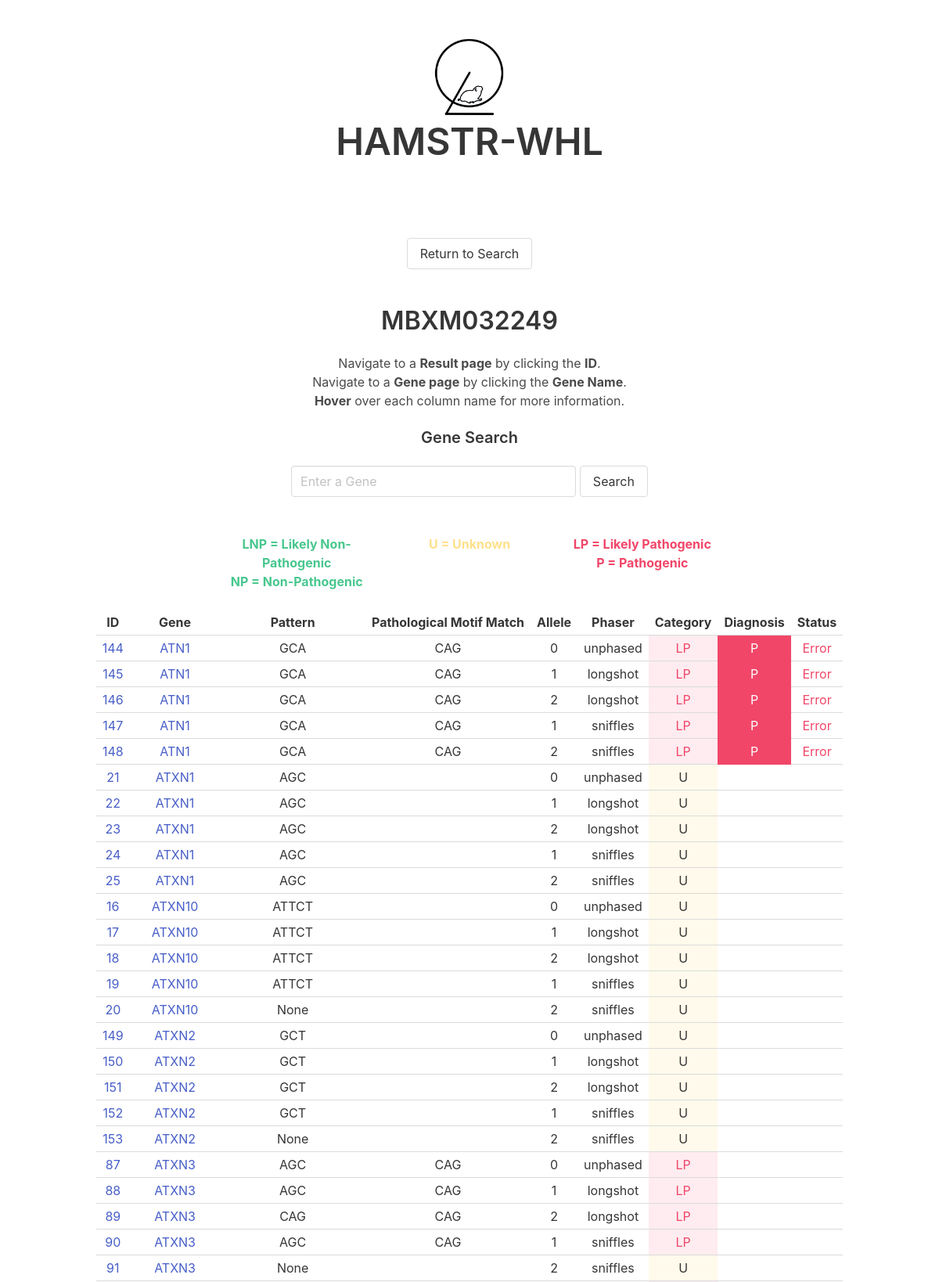
/sample/MBXM032249 (upper part), run on the app's committed database.
### tables this page shows
CREATE TABLE Sample (
	id INTEGER PRIMARY KEY,
	sample VARCHAR(20)
);

CREATE TABLE Result (
	id INTEGER PRIMARY KEY AUTOINCREMENT,
	sample INTEGER NOT NULL,
	gene INTEGER NOT NULL,
	allele INTEGER,
	phaser INTEGER NOT NULL,
	pattern TEXT,
	motif INTEGER,
	numRepeats REAL,
	match INTEGER,
	score INTEGER,
	category TEXT CHECK(category IN ('Likely Pathogenic', 'Likely Non-Pathogenic', 'Unknown')) NULL DEFAULT NULL,
	sequence TEXT,
	FOREIGN KEY (sample) REFERENCES Sample(id),
	FOREIGN KEY (gene) REFERENCES Gene(id),
	FOREIGN KEY (motif) REFERENCES Motif(id),
	FOREIGN KEY (phaser) REFERENCES Phaser(id)
);

CREATE TABLE Gene (
  id INTEGER PRIMARY KEY AUTOINCREMENT,
  name VARCHAR(10) UNIQUE NOT NULL,
  chromosome VARCHAR(10) NOT NULL,
  phenotype TEXT,
  inheritanceMode VARCHAR(2) CHECK(inheritanceMode IN ('AD', 'AR', 'XL', 'CMPLX')) NULL DEFAULT NULL,
  startCoordHG38 VARCHAR(12),
  endCoordHG38 VARCHAR(12)
);

CREATE TABLE Motif (
  id INTEGER PRIMARY KEY AUTOINCREMENT,
  gene INTEGER NOT NULL,
  pattern VARCHAR(10) NOT NULL,
  size INTEGER,
  pathMin INTEGER,
  pathMax INTEGER,
  FOREIGN KEY (gene) REFERENCES Gene(id)
);

### app.py (the view, shortened to what this page needs)
@app.route("/sample/<sample>", methods=["POST", "GET"])
def get_sample(sample):
    error = None
    search_error = None
    gene_results = None
    conn = get_db()
    results = get_sample_results(sample, conn)
    if not results:
        error = "No results found for " + sample
    return render_template("sample_page.html", sample=sample, results=results,
                           error=error, search_error=search_error,
                           gene_results=gene_results)

### app.py (called while the page is built)
def get_db():
    db = getattr(g, '_database', None)
    if db is None:
        db = g._database = sqlite3.connect(DATABASE)
    return db

@app.teardown_appcontext
def close_connection(exception):
    db = getattr(g, '_database', None)
    if db is not None:
        db.close()

### data_reader.py (called while the page is built)
def get_sample_id(conn, sample):
    cur = conn.cursor()
    cur.execute("SELECT id FROM Sample WHERE sample LIKE ?;", (sample,))
    id = cur.fetchone()
    if id is not None:
        return id[0]
    return id

def get_sample_results(sample, conn):
    sample = get_sample_id(conn, sample)
    if sample is None:
        return None
    cur = conn.cursor()
    cur.execute("SELECT r.id, g.name, r.pattern, m.pattern, m.pathMin, " +
                "m.pathMax, r.numRepeats, r.allele, r.phaser, r.category, " +
                "s.diagnosis, s.status FROM Result r " +
                "LEFT JOIN Gene g ON r.gene = g.id " +
                "LEFT JOIN Motif m ON r.motif = m.id " +
                "LEFT JOIN Status s ON s.gene = g.id AND s.sample = r.sample" +
                " WHERE r.sample LIKE ? " +
                "ORDER BY g.name ASC", (sample,))
    results = cur.fetchall()
    return results

### templates/sample_page.html (shortened to what this page needs)
<!DOCTYPE html>
<html lang="en" dir="ltr">
  <head>
    <link rel="stylesheet" href="https://cdn.jsdelivr.net/npm/bulma@0.9.1/css/bulma.css">
    <link rel="stylesheet" href="/static/style.css">
  </head>
  <body>
    <section class="section has-text-centered">
        <a href="/">
          <img class="logo" src="/static/logo1.png">
          <p class="title is-1">HAMSTR-WHL</p>
        </a>
    </section>
    <section class="section has-text-centered">
      {% if error %}
      <h1 class="subtitle" style="color:hsl(348, 100%, 61%)">{{error}}</h1>
      <a href="/search"><button class="button">Return to Search</button></a>
      {% elif results %}
      <a href="/search"><button class="button">Return to Search</button></a>
      <br><br><br>
      <h1 class="title is-3">{{sample}}</h1>
      <p>
      Navigate to a <b>Result page</b> by clicking the <b>ID</b>.
      <br>Navigate to a <b>Gene page</b> by clicking the <b>Gene Name</b>.
      <br><b>Hover</b> over each column name for more information.
      </p>
      <br>
      <form method="POST">
        <h1 class="title is-5">Gene Search</h1>
        <input type="text" class="input" style="width:33%;" id="gene" name="gene" placeholder="Enter a Gene">
        <input type="submit" class="button" value="Search">
      </form>
      <br>
      <br>
      <div class="columns has-text-centered">
        <div class="column">
        </div>
        <div class="column">
          <b><p class="has-text-success">LNP = Likely Non-Pathogenic<br>NP = Non-Pathogenic</p></b>
        </div>
        <div class="column">
          <b><p class="has-text-warning">U = Unknown</p></b>
        </div>
        <div class="column">
          <b><p class="has-text-danger">LP = Likely Pathogenic<br>P = Pathogenic</p></b>
        </div>
        <div class="column">
        </div>
      </div>
      <div class="table-container">
        <table class="table is-hoverable is-narrow center">
          <tr>
            <th title="Unique Result ID">ID</th>
            <th title="Gene Name">Gene</th>
            <th title="Pattern identified by the Phaser">Pattern</th>
            <th title="Matching Motif found in the database associated with this Gene">Pathological Motif Match</th>
            <th title="The Allele the pattern was found on, according to the Phaser">Allele</th>
            <th title="Phasing method">Phaser</th>
            <th title="Pathogenicity, according to the number of repeats found compared to pathological maximum and minimum repeats associated with the matching motif">Category</th>
            <th title="Assigned Diagnosis of the Gene">Diagnosis</th>
            <th title="Assigned Status of the Gene">Status</th>
          </tr>
          {% for result in results %}
          <tr>
            <td><a href="/result/{{result[0]}}">{{result[0]}}</a></td>
            <td><a href="/{{sample}}/{{result[1]}}">{{result[1]}}</a></td>
            <td>{{result[2]}}</td>
            {% if not result[3]%}
                <td title="No match found."></td>
            {% else %}
                <td>{{result[3]}}</td>
            {% endif %}
            <td>{{result[7]}}</td>
            <td>{{result[8]}}</td>
            {% if result[9] == 'Likely Pathogenic' %}
            <td class="has-background-danger-light has-text-danger" title="Likely Pathogenic">LP</td>
            {% elif result[9] == 'Unknown' %}
            <td class="has-background-warning-light" title="Unknown">U</td>
            {% elif result[9] == 'Likely Non-Pathogenic' %}
            <td class="has-background-success-light has-text-success" title="Likely Non-Pathogenic">LNP</td>
            {% else %}
            <td></td>
            {% endif %}
            {% if result[10] == 'Pathogenic' %}
            <td class="is-danger" title="Pathogenic">P</td>
            {% elif result[10] == 'Unknown' %}
            <td class="is-warning" title="Unknown">U</td>
            {% elif result[10] == 'Non-Pathogenic' %}
            <td class="is-success" title="Non-Pathogenic">NP</td>
            {% else %}
            <td title="Not diagnosed yet"></td>
            {% endif %}
            {% if result[11] == "In Progress"%}
                <td class="has-text-warning">In Progress</td>
            {% elif result[11] == "Complete" %}
                <td class="has-text-success">Complete</td>
            {% elif result[11] == "Error" %}
                <td class="has-text-danger">Error</td>
            {% else %}
                <td></td>
            {% endif %}
          </tr>
          {% endfor %}
        </table>
      </div>
      {% endif %}
    </section>
  </body>
</html>

### static/style.css (style rules this page uses)
img.logo { width: 100px; height: 100px; }
table.center { margin-left: auto; margin-right: auto; }

### templates/sample_page.html (style rules this page uses)
.columns { margin-left: auto; margin-right: auto; }

### data on the page
Sample: sample "MBXM032249"
Result: id "144", name "ATN1", pattern "GCA", pattern "CAG", allele "0", phaser "unphased", shows "LP", shows "Error"
Result: id "145", name "ATN1", pattern "GCA", pattern "CAG", allele "1", phaser "longshot", shows "LP", shows "Error"
Result: id "146", name "ATN1", pattern "GCA", pattern "CAG", allele "2", phaser "longshot", shows "LP", shows "Error"
Result: id "147", name "ATN1", pattern "GCA", pattern "CAG", allele "1", phaser "sniffles", shows "LP", shows "Error"
Result: id "148", name "ATN1", pattern "GCA", pattern "CAG", allele "2", phaser "sniffles", shows "LP", shows "Error"
Result: id "21", name "ATXN1", pattern "AGC", allele "0", phaser "unphased", category "U"
Result: id "22", name "ATXN1", pattern "AGC", allele "1", phaser "longshot", category "U"
Result: id "23", name "ATXN1", pattern "AGC", allele "2", phaser "longshot", category "U"
Result: id "24", name "ATXN1", pattern "AGC", allele "1", phaser "sniffles", category "U"
Result: id "25", name "ATXN1", pattern "AGC", allele "2", phaser "sniffles", category "U"
Result: id "16", name "ATXN10", pattern "ATTCT", allele "0", phaser "unphased", category "U"
Result: id "17", name "ATXN10", pattern "ATTCT", allele "1", phaser "longshot", category "U"
Result: id "18", name "ATXN10", pattern "ATTCT", allele "2", phaser "longshot", category "U"
Result: id "19", name "ATXN10", pattern "ATTCT", allele "1", phaser "sniffles", category "U"
Result: id "20", name "ATXN10", result "None", allele "2", phaser "sniffles", category "U"
Result: id "149", name "ATXN2", pattern "GCT", allele "0", phaser "unphased", category "U"
Result: id "150", name "ATXN2", pattern "GCT", allele "1", phaser "longshot", category "U"
Result: id "151", name "ATXN2", pattern "GCT", allele "2", phaser "longshot", category "U"
Result: id "152", name "ATXN2", pattern "GCT", allele "1", phaser "sniffles", category "U"
Result: id "153", name "ATXN2", result "None", allele "2", phaser "sniffles", category "U"
Result: id "87", name "ATXN3", pattern "AGC", pattern "CAG", allele "0", phaser "unphased", shows "LP"
Result: id "88", name "ATXN3", pattern "AGC", pattern "CAG", allele "1", phaser "longshot", shows "LP"
Result: id "89", name "ATXN3", pattern "CAG", allele "2", phaser "longshot", shows "LP"
Result: id "90", name "ATXN3", pattern "AGC", pattern "CAG", allele "1", phaser "sniffles", shows "LP"
Result: id "91", name "ATXN3", result "None", allele "2", phaser "sniffles", category "U"
